Frame 1 (no input): blank canvas, image omitted
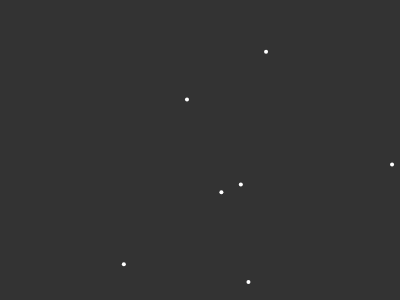
Frame 60 (no input)
Frame 120 (the mouse pressed at the canvas centre since frame 60): blank canvas, image omitted

The p5.js sketch that drew this single still picture (run headless with seeded random() and noise() and a simulated clock; from frame 60 on, the mouse is pressed at the canvas centre):

// p5.js sketch
// ── sketch.js
var fireworks = [];
var gravity;

function setup() {
    createCanvas(400, 300);
    gravity = createVector(0, 0.2);

    fireworks.push(new Firework());
    //if we set stroke or any style element here
    //p5js can render lot faster
    stroke(255);
    strokeWeight(4);


}

function draw() {
    background(51);
    //In every frame there is 10% chance
    //of creating a new firework
    if (random(1) < 0.1) {
        fireworks.push(new Firework());
    }
    for (var i = 0; i < fireworks.length; i++) {
        if (fireworks[i].firework) {
            fireworks[i].update();
            fireworks[i].show();
        } else {
            //remove particle which are deleted by
            //Firework function
            fireworks.splice(i, 1);
            i--;
        }
    }

}
// ── firework.js
/**
 * Constructor function for containing
 * all the firework particles and logic
 * @constructor
 */
function Firework() {
    this.firework = new Particle(random(width), height);
    this.update = () => {
        if (this.firework) {
            this.firework.applyForce(gravity);
            this.firework.update();

            //remove the element if its velocity gets
            //positive i.e. it starts moving in positive y direction
            if (this.firework.velocity.y >= 0 ) {
                this.firework = null;
            }
        }


    }

    this.show = () => {
        if (this.firework) {
            this.firework.show();
        }
    }
}
// ── particle.js
/**
 * Constructor function for creating a
 * particle
 * @param x
 * @param y
 * @constructor
 */
function Particle(x, y) {
    this.position = createVector(x, y);
    this.velocity = createVector(0, random(-8, -12));
    this.acceleration = createVector(0, 0);

    //force accumulation
    //force = mass * acceleration
    //I am eliminating mass for simplicity
    this.applyForce = function(force) {
        this.acceleration.add(force);

    }

    this.update = function () {
        //adds acceleration to the velocity
        this.velocity.add(this.acceleration);

        //adds velocity to the position
        this.position.add(this.velocity);

        //clear out acceleration since
        //we need to start for each frame
        //with 0 acceleration
        this.acceleration.mult(0);
    }

    this.show = function() {
        point(this.position.x, this.position.y);
    }
}
